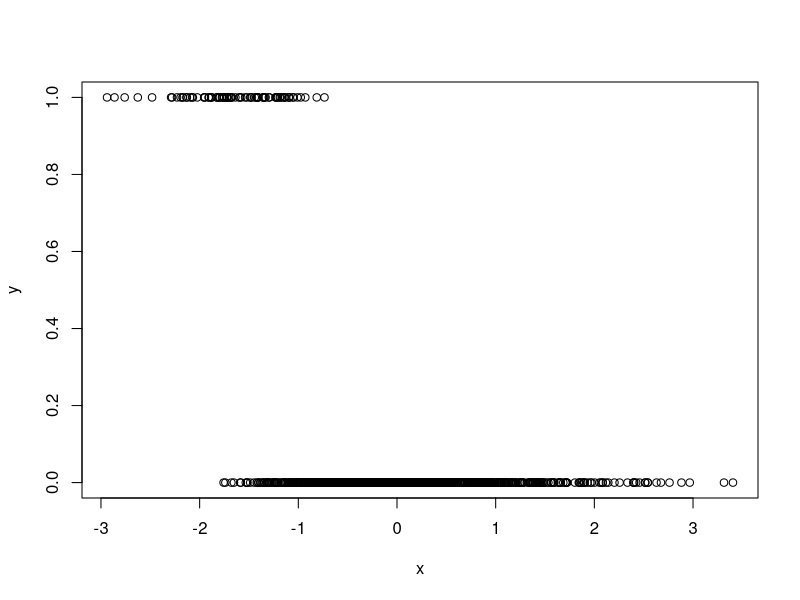
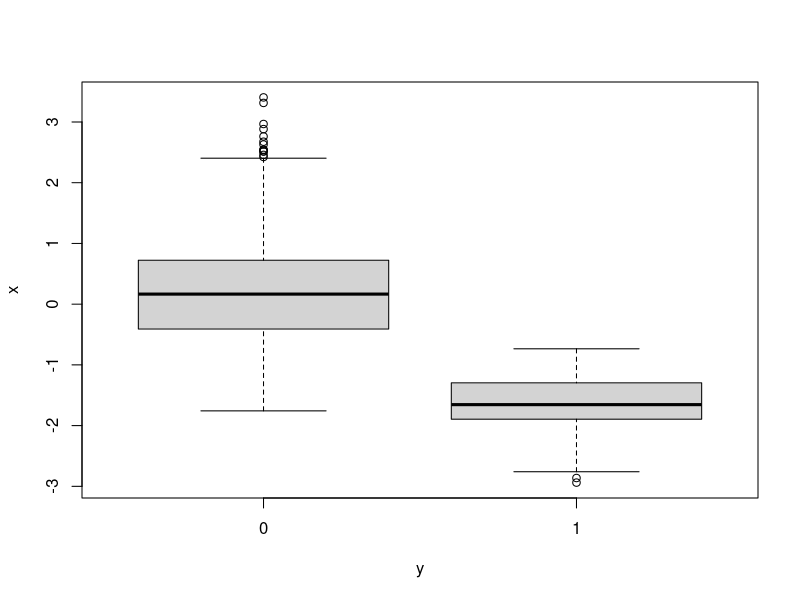
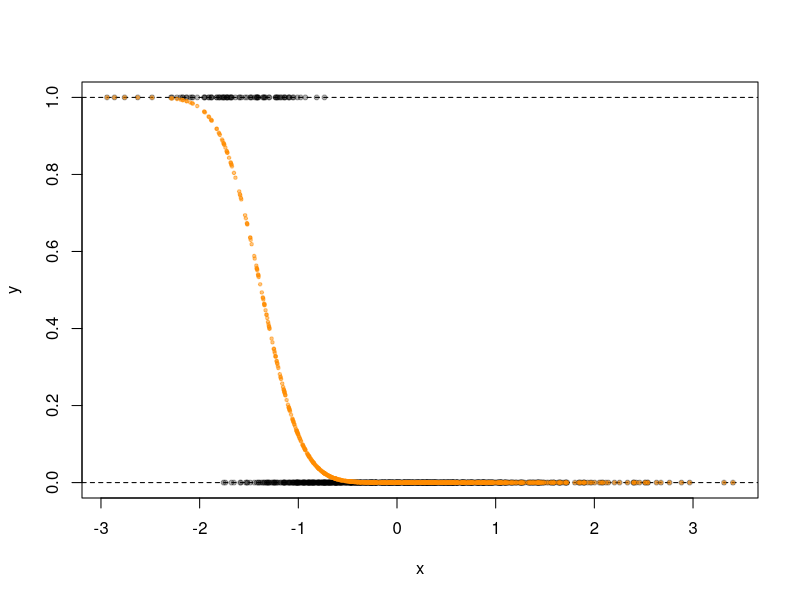

Reproduce these figures in R, in order. (Note: this script raises an error after producing the figures.)
## ---- chunk 1
options(scipen=999)
set.seed(1234)
LR2 <- read.table(file="./LR2.csv", header = TRUE, sep = ",")
names(LR2)
attach(LR2)
plot(x,y)
boxplot(x~y)
## ---- chunk 2
# objective function
probit_mle_b <- function(x,y,...) {
  
  opts <- list(...)
  
  # probit link
  # 
  probit <- function(b,x,y) {
    n <- length(y)
    ll <- 0
    for(i in 1:n) {
      z <- b[1]+b[2]*x[i]
      z <- pnorm(z, mean=0, sd=1, log.p = FALSE)
      ll <- ll + log(z)*(y[i]==1) + log(1-z)*(y[i]==0)
    }
    
    return(-ll)
  }
  
  # mle
  # 
  obj = optim(c(0,0), probit, x=x, y=y)
  
  coef1 <- obj$par[1]
  coef2 <- obj$par[2]
  
  return_list <- list(
    model = obj,
    fitted = pnorm(coef1+coef2*x,0,1),
    coefficients = c(coef1,coef2)
  )
  
  ## Bootstrap
  ## 
  
  B <- 100
  
  b_boot = matrix(rep(0,2*B),B,2)
  n <- length(y) #n=1000
  for (i in 1:B) {
    # indices for the i-th bootstrap subsample
    ind_ = sample(n,n,replace=TRUE)
    # input vector in the subsample
    xb = x[ind_]
    # output vector in the subsample
    yb = y[ind_]
    
    # compute the maximum likelihood estimates
    obj = optim(c(0,0), probit, x=xb, y=yb)
    
    b_boot[i,1] = obj$par[1]
    b_boot[i,2] = obj$par[2]
  }
  
  return_list$standard_errors <- c(sd(b_boot[,1]),sd(b_boot[,2]))
  return_list$boots <- b_boot

  if(!is.null(opts)) {
    opts <- unlist(opts)
    return_list$response = ifelse(pnorm(coef1+coef2*opts,0,1)>1/2,1,0)
  }
    
  return(
    return_list
  )
}
## ---- chunk 3
# Apply the probit estimator to LR2
# 
est <- probit_mle_b(LR2$x,LR2$y,x)
est$coefficients
#-4.242606 -3.086030

sum(diag(prop.table(table(est$response,y))))
#0.957

train <- LR2[1:800,]
test <- LR2[801:1000,]
est.2 <- probit_mle_b(train$x,train$y,test$x)
est.2$coefficients
#-4.557228 -3.213275

sum(diag(prop.table(table(est.2$response,test$y))))
#0.94
## ---- chunk 4
glm.est <- suppressWarnings(glm(y~x,family=binomial(link = "probit")))
plot(x,y, pch=20, col=scales::alpha("black",alpha = 0.3))
abline(h=1, lty=2)
abline(h=0, lty=2)
# y0 <- sort(predict(glm.est,list(x),type="response"), decreasing = TRUE)
y1 <- sort(est$fitted,TRUE)
# lines(sort(x),y0,lwd=3,col="dodgerblue")
points(sort(x),y1,pch=20,cex=0.7,col=scales::alpha("darkorange",0.5))
## ---- chunk 5

link <- function(b,n) {
  X <- runif(n)
  U <- runif(n)
  
  multi_logit_X <- function(b,x) {
    (1 + exp(-b[1]-b[2]*x-b[3]*x^3-b[4]*log(x)))^-1
  }
  
  Y <- ifelse(U<=multi_logit(b,X),1,0)
  return(list(X,Y))
}
## ---- chunk 6

b <- c(-4,2,5,4)
n <- 1000

link(b,n)
